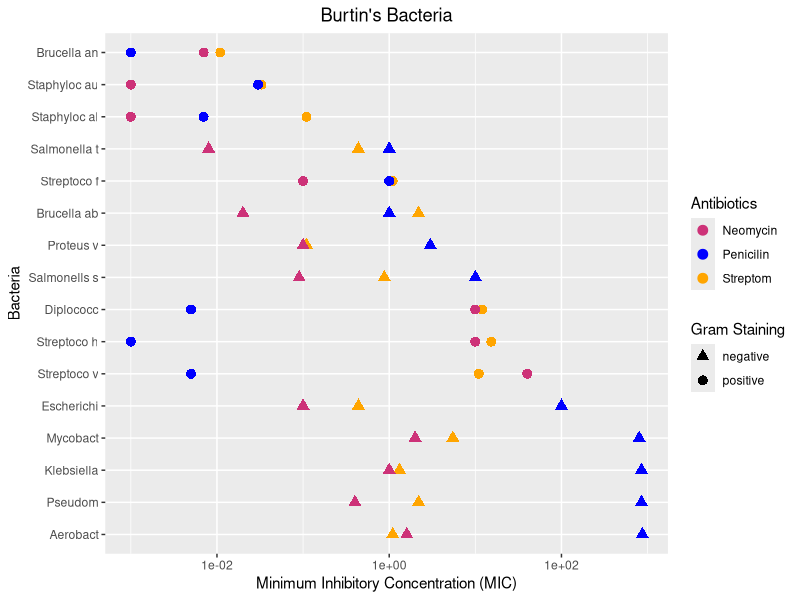

This chart was generated by the following R code:
## ---- chunk 1
knitr::opts_chunk$set(echo = TRUE)
library(tidyverse)
library(utf8)
## ---- chunk 2
anti<-read.csv("anti.csv", check.names = F)
## ---- chunk 3
anti=mutate(anti, avg=(pen+strep+neo)/3)
anti=arrange(anti, avg)

ggplot(data=anti) +
  geom_point(size=3, mapping = aes(x=strep, y=reorder(abbr, -avg), shape = gram, color="Streptom"), position = position_nudge(x = 0.04)) +
  geom_point(size=3, mapping = aes(x=pen, y=reorder(abbr, -avg), shape = gram, color="Penicilin")) +
  geom_point(size=3, mapping = aes(x=neo, y=reorder(abbr, -avg), shape = gram, color="Neomycin")) +
  scale_x_continuous(trans='log10') +
  scale_color_manual(values=c("Streptom"="orange", "Penicilin"="blue", "Neomycin"="violetred3")) +
  scale_shape_manual(values=c(17,16)) +
  labs(title="Burtin's Bacteria" ,x = "Minimum Inhibitory Concentration (MIC)", y = "Bacteria", color = "Antibiotics", shape= "Gram Staining") +
  theme(plot.title = element_text(hjust = 0.5))
